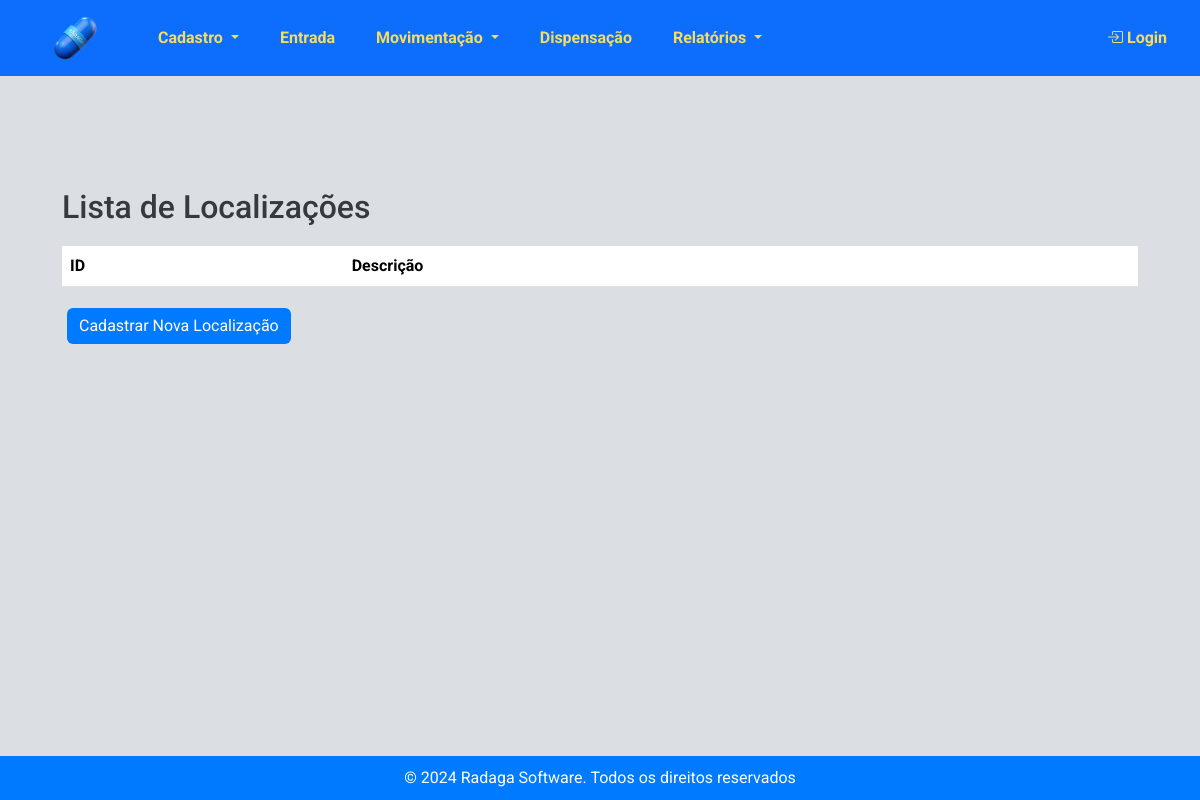
/estoque/lista_localizacoes/, run on an earlier commit of the app's database.
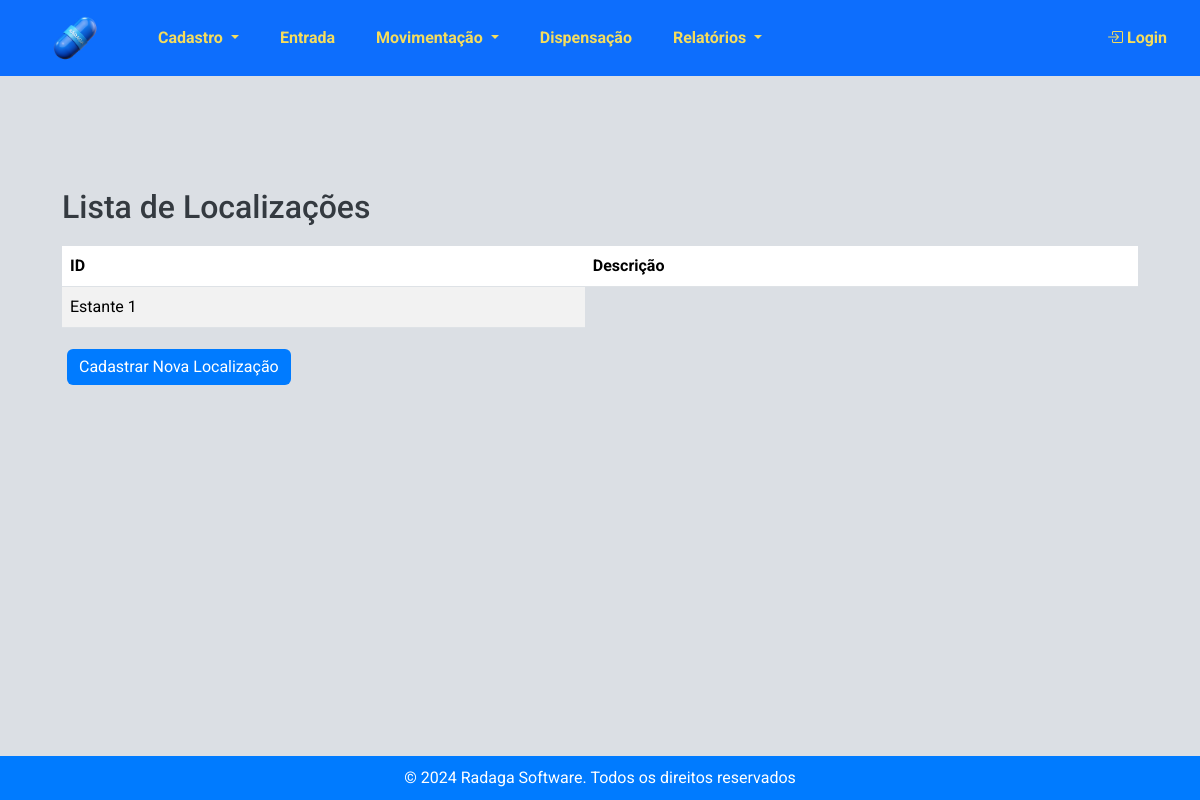
And on a later commit of the database.
### estoque/models.py (models this page shows, shortened)
class Localizacao(models.Model):
    nome = models.CharField(max_length=100, verbose_name="Descrição da Localização",default="Estante")

### estoque/views.py (the view)
# urls.py: path('lista_localizacoes/', views.lista_localizacoes, name='lista_localizacoes'),
def lista_localizacoes(request):
    localizacoes = Localizacao.objects.all()
    return render(
        request, "estoque/lista_localizacoes.html", {"localizacoes": localizacoes}
    )

### estoque/templates/estoque/lista_localizacoes.html (shortened to what this page needs)
{% extends 'estoque/base.html' %}
{% block content %}
  <div class="container mt-5">
    <h2>Lista de Localizações</h2>
    <table class="table table-striped">
      <thead>
        <tr>
          <th>ID</th>
          <th>Descrição</th>
        </tr>
      </thead>
      <tbody>
        {% for localizacao in localizacoes %}
          <tr>
              <td>{{ localizacao.nome }}</td>
          </tr>
        {% endfor %}
      </tbody>
    </table>
    <a href="{% url 'cadastrar_localizacao' %}" class="btn btn-primary">Cadastrar Nova Localização</a>
  </div>
  <br>
{% endblock %}

What changed in the data, as far as the page shows it:
added Localizacao: nome "Estante 1"
